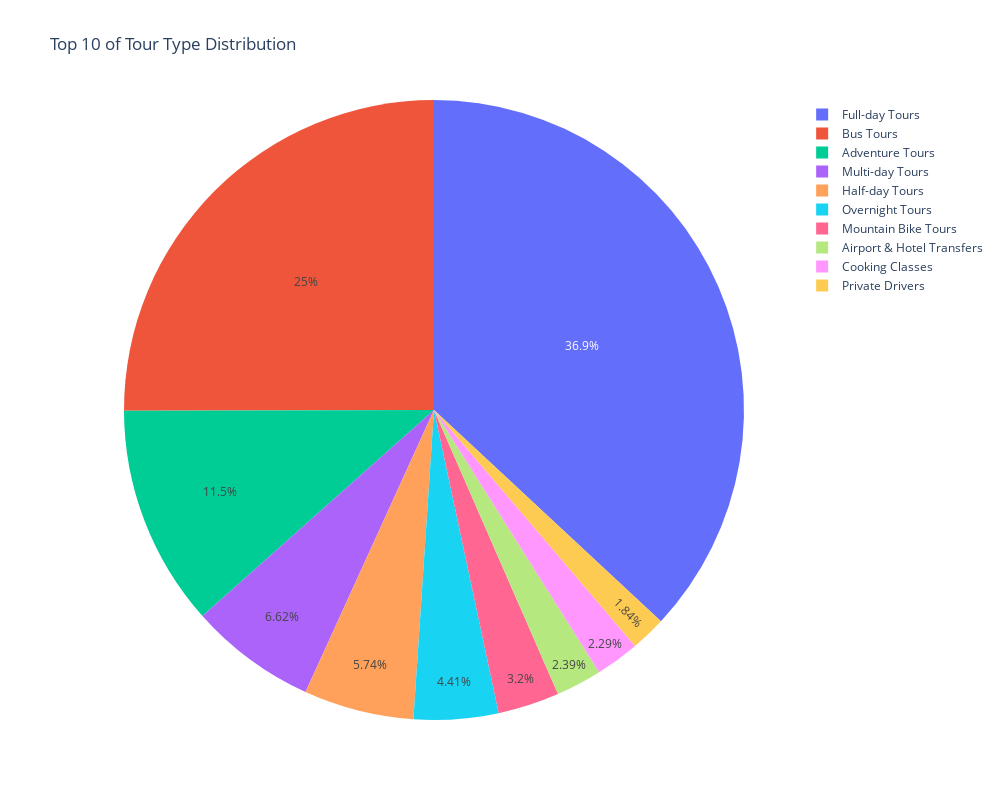

Write notebook code for a chart like this one.
### Code cell
# Calculate count and percentage for each tour type
tour_type_counts = df3['Tour_Type'].value_counts()
tour_type_percents = 100 * tour_type_counts / len(df3)
# Create pie chart using Plotly Express
fig = px.pie(values=tour_type_counts.head(10), names=tour_type_counts.head(10).index,
             title='Top 10 of Tour Type Distribution', width=1000, height=800)
fig.show()

### Figure 1 — Plotly figure (JSON) as saved in the notebook; plotly's stock layout.template omitted (floating-point values rounded to 4 significant figures)
{"data": [{"domain": {"x": [0, 1], "y": [0, 1]}, "hovertemplate": "label=%{label}<br>value=%{value}<extra></extra>", "labels": ["Full-day Tours", "Bus Tours", "Adventure Tours", "Multi-day Tours", "Half-day Tours", "Overnight Tours", "Mountain Bike Tours", "Airport & Hotel Transfers", "Cooking Classes", "Private Drivers"], "legendgroup": "", "name": "", "showlegend": true, "type": "pie", "values": [1466, 994, 458, 263, 228, 175, 127, 95, 91, 73]}], "layout": {"height": 800, "legend": {"tracegroupgap": 0}, "title": {"text": "Top 10 of Tour Type Distribution"}, "width": 1000}}
